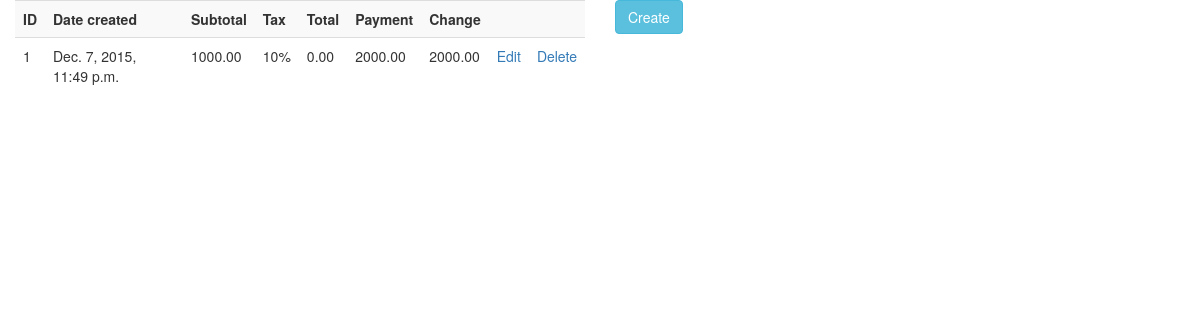
The app's page /sales/, older data.
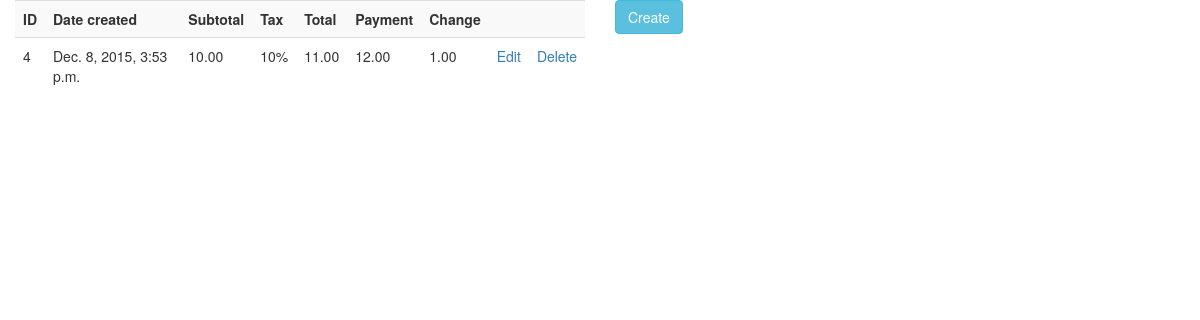
The same page, newer data.
### ventasapp/models.py (models this page shows, shortened)
class Sale(models.Model):
	id = models.AutoField(primary_key=True)
	date_created = models.DateTimeField('date created')
	subtotal = models.DecimalField(max_digits=10,decimal_places=2)
	tax = models.IntegerField(default=10)
	payment = models.DecimalField(max_digits=10,decimal_places=2)
	total = models.DecimalField(max_digits=10,decimal_places=2,default=0.00)
	def change(self):
		change = (self.payment - self.total).quantize(Decimal("0.00"))
		return change

### ventasapp/views.py (the view)
# urls.py: url(r'^sales/$',views.list_sales, name="list_sales"),
def list_sales(request):
	sales = Sale.objects.all()
	return render_to_response("list_sales.html",{"SalesParameter": sales},context_instance = RequestContext(request))

### ventasapp/templates/list_sales.html (shortened to what this page needs)
{% extends "base.html" %}
{% block content %}
<div class="col-md-6">
    <table class="table table-striped">
        <th>ID</th>
        <th>Date created</th>
        <th>Subtotal</th>
        <th>Tax</th>
        <th>Total</th>
        <th>Payment</th>
        <th>Change</th>
        <th></th>
        <th></th>
        {% for s in SalesParameter %}
            <tr>
                <td>{{s.id}}</td>
                <td>{{s.date_created}}</td>
                <td>{{s.subtotal}}</td>
                <td>{{s.tax}}%</td>
                <td>{{s.total}}</td>
                <td>{{s.payment}}</td>
                <td>{{s.change}}</td>
                <td><a href="{{s.id}}/edit/">Edit</a></td>
                <td><a href="{{s.id}}/delete/">Delete</a></td>
            </tr>
        {% endfor %}
    </table>
</div>
<div class="col-md-6">
<a href="/sales/create" class="btn btn-info" role="button">Create</a>
</div>
{% endblock content %}

Row changes from the older to the newer data that the page shows:
removed Sale: id "1", date_created "Dec. 7, 2015, 11:49 p.m.", subtotal "1000.00", tax "10", total "0.00", payment "2000.00", change "2000.00"
added Sale: id "4", date_created "Dec. 8, 2015, 3:53 p.m.", subtotal "10.00", tax "10", total "11.00", payment "12.00", change "1.00"
